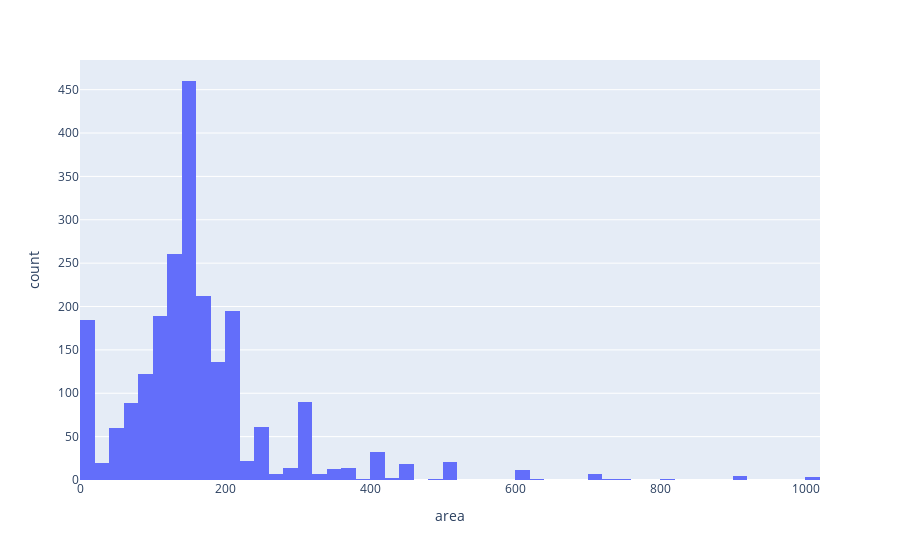

Write notebook code for a chart like this one.
### Code cell
fig = px.histogram(offMarket, x="area"  )
fig.show()

### Figure 1 — Plotly figure (JSON) as saved in the notebook; plotly's stock layout.template omitted (floating-point values rounded to 4 significant figures; data arrays with more than 128 entries replaced by an {"elided": "..."} marker saying what was removed)
{"data": [{"alignmentgroup": "True", "bingroup": "x", "hovertemplate": "area=%{x}<br>count=%{y}<extra></extra>", "legendgroup": "", "marker": {"color": "#636efa", "pattern": {"shape": ""}}, "name": "", "offsetgroup": "", "orientation": "v", "showlegend": false, "type": "histogram", "x": {"elided": "2262 int values"}, "xaxis": "x", "yaxis": "y"}], "layout": {"barmode": "relative", "legend": {"tracegroupgap": 0}, "margin": {"t": 60}, "xaxis": {"anchor": "y", "domain": [0, 1], "title": {"text": "area"}}, "yaxis": {"anchor": "x", "domain": [0, 1], "title": {"text": "count"}}}}
